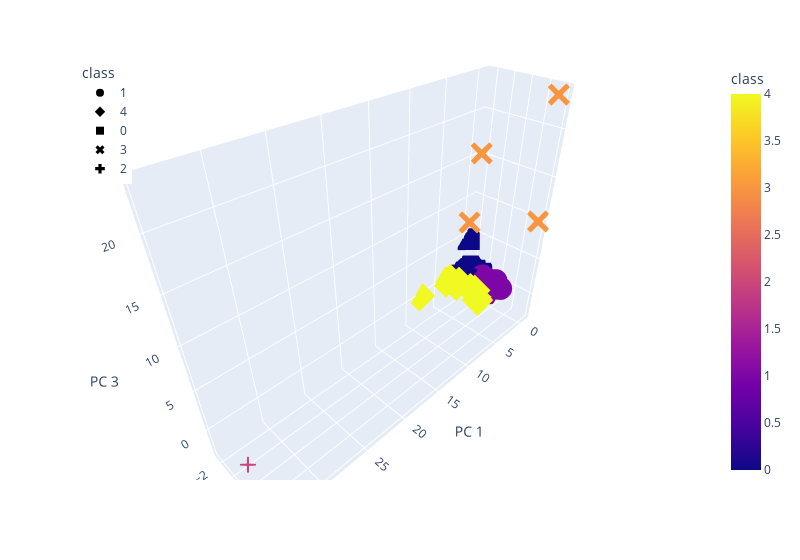

Source (notebook cell):
### Code cell
# Plotting the clusters on 3D plot for K=5
fig=px.scatter_3d(
    five_clusters,
    x="PC 1",
    y="PC 2",
    z="PC 3",
    color="class",
    symbol="class",
    width=800,
)

fig.update_layout(legend=dict(x=0, y=1))
fig.show()

### Figure 1 — Plotly figure (JSON) as saved in the notebook; plotly's stock layout.template omitted (floating-point values rounded to 4 significant figures; data arrays with more than 128 entries replaced by an {"elided": "..."} marker saying what was removed)
{"data": [{"hovertemplate": "class=%{marker.color}<br>PC 1=%{x}<br>PC 2=%{y}<br>PC 3=%{z}<extra></extra>", "legendgroup": "1", "marker": {"color": {"elided": "278 int values"}, "coloraxis": "coloraxis", "symbol": "circle"}, "mode": "markers", "name": "1", "scene": "scene", "showlegend": true, "type": "scatter3d", "x": {"elided": "278 float values"}, "y": {"elided": "278 float values"}, "z": {"elided": "278 float values"}}, {"hovertemplate": "class=%{marker.color}<br>PC 1=%{x}<br>PC 2=%{y}<br>PC 3=%{z}<extra></extra>", "legendgroup": "4", "marker": {"color": [4, 4, 4, 4, 4, 4, 4, 4, 4, 4, 4, 4, 4, 4, 4], "coloraxis": "coloraxis", "symbol": "diamond"}, "mode": "markers", "name": "4", "scene": "scene", "showlegend": true, "type": "scatter3d", "x": [2.336, 2.557, 3.883, 3.675, 3.246, 3.68, 8.078, 3.862, 2.23, 3.115, 3.692, 3.675, 3.685, 3.686, 2.456], "y": [1.455, -1.325, -2.318, 2.348, -1.186, 2.347, -2.827, 2.472, 0.2174, -2.262, 2.347, 2.348, 2.348, 2.348, 1.032], "z": [-0.6094, -0.0748, 0.1479, -0.107, -0.1149, -0.1072, 0.06194, -0.007332, -0.3697, 0.1546, -0.1076, -0.107, -0.1074, -0.1074, -0.08789]}, {"hovertemplate": "class=%{marker.color}<br>PC 1=%{x}<br>PC 2=%{y}<br>PC 3=%{z}<extra></extra>", "legendgroup": "0", "marker": {"color": {"elided": "235 int values"}, "coloraxis": "coloraxis", "symbol": "square"}, "mode": "markers", "name": "0", "scene": "scene", "showlegend": true, "type": "scatter3d", "x": {"elided": "235 float values"}, "y": {"elided": "235 float values"}, "z": {"elided": "235 float values"}}, {"hovertemplate": "class=%{marker.color}<br>PC 1=%{x}<br>PC 2=%{y}<br>PC 3=%{z}<extra></extra>", "legendgroup": "3", "marker": {"color": [3, 3, 3, 3], "coloraxis": "coloraxis", "symbol": "x"}, "mode": "markers", "name": "3", "scene": "scene", "showlegend": true, "type": "scatter3d", "x": [4.351, -0.256, -0.2309, -0.3501], "y": [0.6416, -1.919, 6.108, 5.748], "z": [9.853, 15.56, 10.33, 23.39]}, {"hovertemplate": "class=%{marker.color}<br>PC 1=%{x}<br>PC 2=%{y}<br>PC 3=%{z}<extra></extra>", "legendgroup": "2", "marker": {"color": [2], "coloraxis": "coloraxis", "symbol": "cross"}, "mode": "markers", "name": "2", "scene": "scene", "showlegend": true, "type": "scatter3d", "x": [34.12], "y": [1.439], "z": [-1.339]}], "layout": {"coloraxis": {"colorbar": {"title": {"text": "class"}}, "colorscale": [[0, "#0d0887"], [0.1111, "#46039f"], [0.2222, "#7201a8"], [0.3333, "#9c179e"], [0.4444, "#bd3786"], [0.5556, "#d8576b"], [0.6667, "#ed7953"], [0.7778, "#fb9f3a"], [0.8889, "#fdca26"], [1, "#f0f921"]]}, "legend": {"title": {"text": "class"}, "tracegroupgap": 0, "x": 0, "y": 1}, "margin": {"t": 60}, "scene": {"domain": {"x": [0, 1], "y": [0, 1]}, "xaxis": {"title": {"text": "PC 1"}}, "yaxis": {"title": {"text": "PC 2"}}, "zaxis": {"title": {"text": "PC 3"}}}, "width": 800}}
